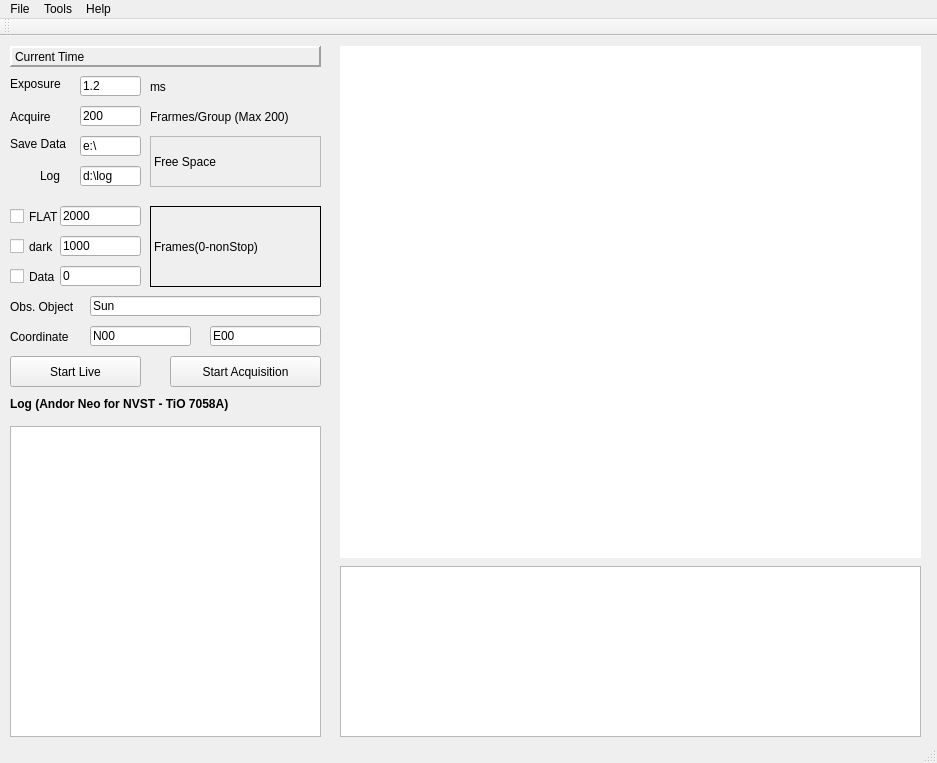
<?xml version="1.0" encoding="UTF-8"?>
<ui version="4.0">
 <class>MainWindow</class>
 <widget class="QMainWindow" name="MainWindow">
  <property name="geometry">
   <rect>
    <x>0</x>
    <y>0</y>
    <width>937</width>
    <height>763</height>
   </rect>
  </property>
  <property name="sizePolicy">
   <sizepolicy hsizetype="Fixed" vsizetype="Fixed">
    <horstretch>0</horstretch>
    <verstretch>0</verstretch>
   </sizepolicy>
  </property>
  <property name="windowTitle">
   <string>MainWindow</string>
  </property>
  <property name="toolTip">
   <string/>
  </property>
  <widget class="QWidget" name="centralWidget">
   <property name="enabled">
    <bool>true</bool>
   </property>
   <widget class="QGraphicsView" name="graphicsView">
    <property name="geometry">
     <rect>
      <x>340</x>
      <y>10</y>
      <width>581</width>
      <height>512</height>
     </rect>
    </property>
    <property name="sizePolicy">
     <sizepolicy hsizetype="Expanding" vsizetype="Expanding">
      <horstretch>1</horstretch>
      <verstretch>1</verstretch>
     </sizepolicy>
    </property>
    <property name="minimumSize">
     <size>
      <width>512</width>
      <height>512</height>
     </size>
    </property>
    <property name="cursor" stdset="0">
     <cursorShape>CrossCursor</cursorShape>
    </property>
    <property name="mouseTracking">
     <bool>false</bool>
    </property>
    <property name="autoFillBackground">
     <bool>false</bool>
    </property>
    <property name="frameShape">
     <enum>QFrame::NoFrame</enum>
    </property>
    <property name="sizeAdjustPolicy">
     <enum>QAbstractScrollArea::AdjustIgnored</enum>
    </property>
    <property name="backgroundBrush">
     <brush brushstyle="SolidPattern">
      <color alpha="255">
       <red>0</red>
       <green>0</green>
       <blue>0</blue>
      </color>
     </brush>
    </property>
   </widget>
   <widget class="QLabel" name="label_saveto">
    <property name="geometry">
     <rect>
      <x>10</x>
      <y>100</y>
      <width>61</width>
      <height>16</height>
     </rect>
    </property>
    <property name="sizePolicy">
     <sizepolicy hsizetype="Preferred" vsizetype="Fixed">
      <horstretch>0</horstretch>
      <verstretch>0</verstretch>
     </sizepolicy>
    </property>
    <property name="text">
     <string>Save Data </string>
    </property>
   </widget>
   <widget class="QLineEdit" name="lineEdit_saveto">
    <property name="geometry">
     <rect>
      <x>80</x>
      <y>100</y>
      <width>61</width>
      <height>20</height>
     </rect>
    </property>
    <property name="text">
     <string>e:\</string>
    </property>
   </widget>
   <widget class="QPushButton" name="btnLive">
    <property name="geometry">
     <rect>
      <x>10</x>
      <y>320</y>
      <width>131</width>
      <height>31</height>
     </rect>
    </property>
    <property name="sizePolicy">
     <sizepolicy hsizetype="Expanding" vsizetype="Fixed">
      <horstretch>0</horstretch>
      <verstretch>0</verstretch>
     </sizepolicy>
    </property>
    <property name="text">
     <string>Start Live</string>
    </property>
    <property name="checkable">
     <bool>true</bool>
    </property>
   </widget>
   <widget class="QLabel" name="label_time">
    <property name="geometry">
     <rect>
      <x>10</x>
      <y>10</y>
      <width>311</width>
      <height>21</height>
     </rect>
    </property>
    <property name="sizePolicy">
     <sizepolicy hsizetype="Expanding" vsizetype="Fixed">
      <horstretch>0</horstretch>
      <verstretch>0</verstretch>
     </sizepolicy>
    </property>
    <property name="layoutDirection">
     <enum>Qt::LeftToRight</enum>
    </property>
    <property name="frameShape">
     <enum>QFrame::Panel</enum>
    </property>
    <property name="frameShadow">
     <enum>QFrame::Raised</enum>
    </property>
    <property name="lineWidth">
     <number>2</number>
    </property>
    <property name="text">
     <string>Current Time</string>
    </property>
   </widget>
   <widget class="QLabel" name="label_exposuretime">
    <property name="geometry">
     <rect>
      <x>10</x>
      <y>40</y>
      <width>61</width>
      <height>16</height>
     </rect>
    </property>
    <property name="sizePolicy">
     <sizepolicy hsizetype="Preferred" vsizetype="Fixed">
      <horstretch>0</horstretch>
      <verstretch>0</verstretch>
     </sizepolicy>
    </property>
    <property name="text">
     <string>Exposure</string>
    </property>
   </widget>
   <widget class="QLineEdit" name="lineEdit_exposuretime">
    <property name="geometry">
     <rect>
      <x>80</x>
      <y>40</y>
      <width>61</width>
      <height>20</height>
     </rect>
    </property>
    <property name="text">
     <string>1.2</string>
    </property>
   </widget>
   <widget class="QLineEdit" name="lineEdit_framerate">
    <property name="geometry">
     <rect>
      <x>80</x>
      <y>70</y>
      <width>61</width>
      <height>20</height>
     </rect>
    </property>
    <property name="text">
     <string>200</string>
    </property>
   </widget>
   <widget class="QPushButton" name="btnSnap">
    <property name="geometry">
     <rect>
      <x>170</x>
      <y>320</y>
      <width>151</width>
      <height>31</height>
     </rect>
    </property>
    <property name="sizePolicy">
     <sizepolicy hsizetype="Expanding" vsizetype="Fixed">
      <horstretch>0</horstretch>
      <verstretch>0</verstretch>
     </sizepolicy>
    </property>
    <property name="text">
     <string>Start Acquisition</string>
    </property>
    <property name="checkable">
     <bool>false</bool>
    </property>
    <property name="checked">
     <bool>false</bool>
    </property>
    <property name="autoRepeatDelay">
     <number>50</number>
    </property>
    <property name="autoRepeatInterval">
     <number>50</number>
    </property>
   </widget>
   <widget class="QLabel" name="label_status">
    <property name="geometry">
     <rect>
      <x>10</x>
      <y>360</y>
      <width>331</width>
      <height>16</height>
     </rect>
    </property>
    <property name="sizePolicy">
     <sizepolicy hsizetype="Preferred" vsizetype="Fixed">
      <horstretch>0</horstretch>
      <verstretch>0</verstretch>
     </sizepolicy>
    </property>
    <property name="font">
     <font>
      <bold>true</bold>
     </font>
    </property>
    <property name="text">
     <string>Log (Andor Neo for NVST - TiO 7058A)</string>
    </property>
   </widget>
   <widget class="QTextEdit" name="textEdit_status">
    <property name="geometry">
     <rect>
      <x>10</x>
      <y>390</y>
      <width>311</width>
      <height>311</height>
     </rect>
    </property>
    <property name="sizePolicy">
     <sizepolicy hsizetype="Preferred" vsizetype="Expanding">
      <horstretch>0</horstretch>
      <verstretch>0</verstretch>
     </sizepolicy>
    </property>
   </widget>
   <widget class="QCheckBox" name="checkBox_Flat">
    <property name="geometry">
     <rect>
      <x>10</x>
      <y>170</y>
      <width>71</width>
      <height>21</height>
     </rect>
    </property>
    <property name="text">
     <string>FLAT</string>
    </property>
   </widget>
   <widget class="QCheckBox" name="checkBox_Dark">
    <property name="geometry">
     <rect>
      <x>10</x>
      <y>200</y>
      <width>51</width>
      <height>21</height>
     </rect>
    </property>
    <property name="text">
     <string>dark</string>
    </property>
   </widget>
   <widget class="QCheckBox" name="checkBox_Data">
    <property name="geometry">
     <rect>
      <x>10</x>
      <y>230</y>
      <width>71</width>
      <height>21</height>
     </rect>
    </property>
    <property name="text">
     <string>Data</string>
    </property>
   </widget>
   <widget class="QLabel" name="label_obj">
    <property name="geometry">
     <rect>
      <x>10</x>
      <y>260</y>
      <width>81</width>
      <height>21</height>
     </rect>
    </property>
    <property name="text">
     <string>Obs. Object</string>
    </property>
   </widget>
   <widget class="QLineEdit" name="lineEdit_objname">
    <property name="geometry">
     <rect>
      <x>90</x>
      <y>260</y>
      <width>231</width>
      <height>20</height>
     </rect>
    </property>
    <property name="text">
     <string>Sun</string>
    </property>
   </widget>
   <widget class="QLabel" name="label_freedisk">
    <property name="geometry">
     <rect>
      <x>150</x>
      <y>100</y>
      <width>171</width>
      <height>51</height>
     </rect>
    </property>
    <property name="frameShape">
     <enum>QFrame::StyledPanel</enum>
    </property>
    <property name="text">
     <string>Free Space  </string>
    </property>
   </widget>
   <widget class="QLineEdit" name="lineEdit_cor1">
    <property name="geometry">
     <rect>
      <x>90</x>
      <y>290</y>
      <width>101</width>
      <height>20</height>
     </rect>
    </property>
    <property name="text">
     <string>N00</string>
    </property>
   </widget>
   <widget class="QLineEdit" name="lineEdit_cor2">
    <property name="geometry">
     <rect>
      <x>210</x>
      <y>290</y>
      <width>111</width>
      <height>20</height>
     </rect>
    </property>
    <property name="text">
     <string>E00</string>
    </property>
   </widget>
   <widget class="QLabel" name="label_savelog">
    <property name="geometry">
     <rect>
      <x>40</x>
      <y>130</y>
      <width>31</width>
      <height>20</height>
     </rect>
    </property>
    <property name="text">
     <string>Log</string>
    </property>
   </widget>
   <widget class="QLineEdit" name="lineEdit_savelog">
    <property name="geometry">
     <rect>
      <x>80</x>
      <y>130</y>
      <width>61</width>
      <height>20</height>
     </rect>
    </property>
    <property name="text">
     <string>d:\log</string>
    </property>
   </widget>
   <widget class="QLineEdit" name="lineEdit_flatnum">
    <property name="geometry">
     <rect>
      <x>60</x>
      <y>170</y>
      <width>81</width>
      <height>20</height>
     </rect>
    </property>
    <property name="text">
     <string>2000</string>
    </property>
   </widget>
   <widget class="QLineEdit" name="lineEdit_darknum">
    <property name="geometry">
     <rect>
      <x>60</x>
      <y>200</y>
      <width>81</width>
      <height>20</height>
     </rect>
    </property>
    <property name="text">
     <string>1000</string>
    </property>
   </widget>
   <widget class="QLineEdit" name="lineEdit_datanum">
    <property name="geometry">
     <rect>
      <x>60</x>
      <y>230</y>
      <width>81</width>
      <height>20</height>
     </rect>
    </property>
    <property name="text">
     <string>0</string>
    </property>
   </widget>
   <widget class="QLabel" name="label_dunit_2">
    <property name="geometry">
     <rect>
      <x>150</x>
      <y>170</y>
      <width>171</width>
      <height>81</height>
     </rect>
    </property>
    <property name="frameShape">
     <enum>QFrame::Box</enum>
    </property>
    <property name="text">
     <string>Frames(0-nonStop)</string>
    </property>
   </widget>
   <widget class="QLabel" name="label">
    <property name="geometry">
     <rect>
      <x>150</x>
      <y>70</y>
      <width>171</width>
      <height>21</height>
     </rect>
    </property>
    <property name="text">
     <string>Frarmes/Group (Max 200)</string>
    </property>
   </widget>
   <widget class="QLabel" name="label_2">
    <property name="geometry">
     <rect>
      <x>10</x>
      <y>290</y>
      <width>81</width>
      <height>21</height>
     </rect>
    </property>
    <property name="text">
     <string>Coordinate</string>
    </property>
   </widget>
   <widget class="QLabel" name="label_dunit_5">
    <property name="geometry">
     <rect>
      <x>150</x>
      <y>40</y>
      <width>91</width>
      <height>21</height>
     </rect>
    </property>
    <property name="text">
     <string>ms</string>
    </property>
   </widget>
   <widget class="QLabel" name="label_dunit_6">
    <property name="geometry">
     <rect>
      <x>10</x>
      <y>70</y>
      <width>71</width>
      <height>21</height>
     </rect>
    </property>
    <property name="text">
     <string>Acquire</string>
    </property>
   </widget>
   <widget class="QChartView" name="chart_graphicsView">
    <property name="geometry">
     <rect>
      <x>340</x>
      <y>530</y>
      <width>581</width>
      <height>171</height>
     </rect>
    </property>
   </widget>
  </widget>
  <widget class="QMenuBar" name="menuBar">
   <property name="geometry">
    <rect>
     <x>0</x>
     <y>0</y>
     <width>937</width>
     <height>22</height>
    </rect>
   </property>
   <widget class="QMenu" name="menuFile">
    <property name="title">
     <string>File</string>
    </property>
    <addaction name="actionSave"/>
    <addaction name="actionExit"/>
   </widget>
   <widget class="QMenu" name="menuServer">
    <property name="title">
     <string>Tools</string>
    </property>
    <addaction name="actionServer"/>
    <addaction name="actionDetect_Cameras"/>
   </widget>
   <widget class="QMenu" name="menuHelp">
    <property name="title">
     <string>Help</string>
    </property>
    <addaction name="actionAbout"/>
   </widget>
   <addaction name="menuFile"/>
   <addaction name="menuServer"/>
   <addaction name="menuHelp"/>
  </widget>
  <widget class="QToolBar" name="mainToolBar">
   <attribute name="toolBarArea">
    <enum>TopToolBarArea</enum>
   </attribute>
   <attribute name="toolBarBreak">
    <bool>false</bool>
   </attribute>
  </widget>
  <widget class="QStatusBar" name="statusBar"/>
  <action name="actionServer">
   <property name="text">
    <string>Server</string>
   </property>
  </action>
  <action name="actionLogging">
   <property name="text">
    <string>Logging</string>
   </property>
  </action>
  <action name="actionSave">
   <property name="text">
    <string>Save</string>
   </property>
   <property name="shortcut">
    <string>Ctrl+S</string>
   </property>
  </action>
  <action name="actionExit">
   <property name="text">
    <string>Exit</string>
   </property>
   <property name="shortcut">
    <string>Ctrl+Q</string>
   </property>
  </action>
  <action name="actionAbout">
   <property name="text">
    <string>About</string>
   </property>
  </action>
  <action name="actionDetect_Cameras">
   <property name="text">
    <string>Detect Cameras</string>
   </property>
  </action>
 </widget>
 <layoutdefault spacing="6" margin="11"/>
 <customwidgets>
  <customwidget>
   <class>QChartView</class>
   <extends>QGraphicsView</extends>
   <header location="global">QtCharts</header>
  </customwidget>
 </customwidgets>
 <resources/>
 <connections/>
</ui>
